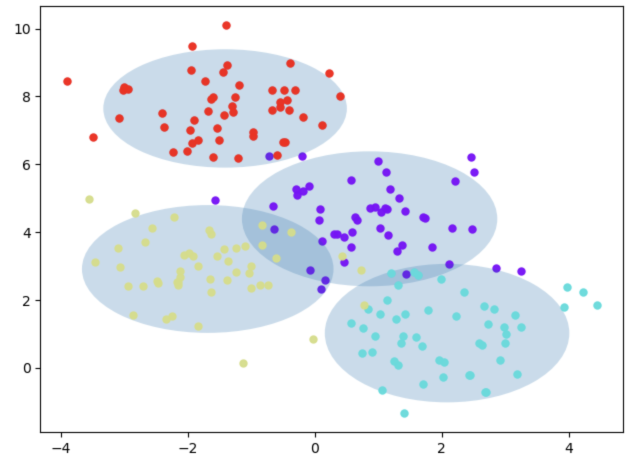
#> input picture lectures/fdd3431/lab3/lab3py/1.png, 1280 x 932 px (shown at 1/2 size)
$ jupyter execute presentation.ipynb
#> lines starting #> are read from the running program, lines starting #| are printed output that depends on the picture
[cell 1]
from IPython.display import display
from PIL import Image

# Assignment 1

[cell 2]
from PIL import Image
import matplotlib.pyplot as plt

[cell 3]
# Open the image
img = Image.open("1.png")
#> img is the input picture: PIL image 1280x932 RGBA; mean R, G, B, A 233.6, 237.5, 243.1, 255
img_resized = img.resize((img.width // 3, img.height // 3))
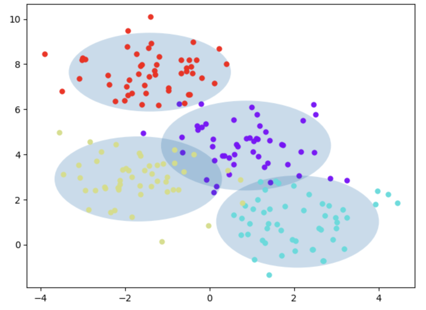
#> img_resized: PIL image 426x310 RGBA; mean R, G, B, A 233.5, 237.4, 243, 255
plt.imshow(img_resized)
#> (this line was passed over: IPython is not available in this run)
plt.axis("off")  # Hide axes
#> (this line was passed over: IPython is not available in this run)
plt.show()

# Assignment 3

when varialble is little, like 3, can assume feature independence. while like 10 variables, it is difficult to assume.

 full covariance matrices

[cell 4]
# Open the image
img = Image.open("iris.png")
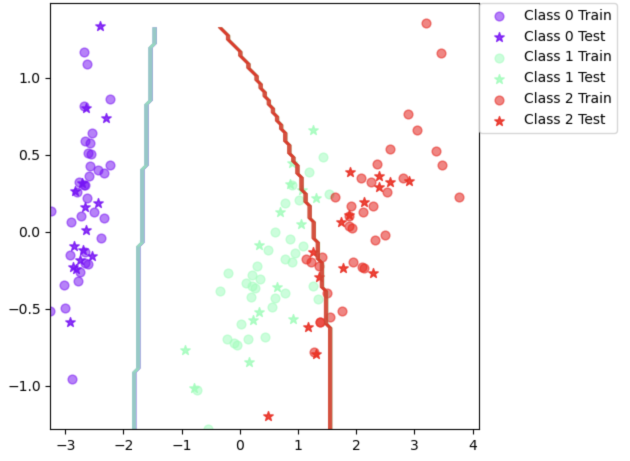
#> input picture lectures/fdd3431/lab3/lab3py/iris.png, 1260 x 922 px (shown at 1/2 size)
#> img is the input picture: PIL image 1260x922 RGBA; mean R, G, B, A 248.6, 246.5, 247.6, 255
img_resized = img.resize((img.width // 2, img.height // 2))
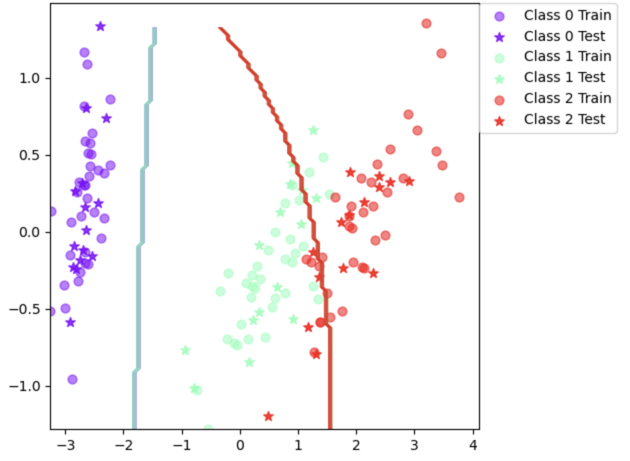
#> img_resized: PIL image 630x461 RGBA; mean R, G, B, A 248.5, 246.5, 247.5, 255
plt.imshow(img_resized)
#> (this line was passed over: IPython is not available in this run)
plt.axis("off")  # Hide axes
#> (this line was passed over: IPython is not available in this run)
plt.show()

[cell 5]
img = Image.open("vowel.png")
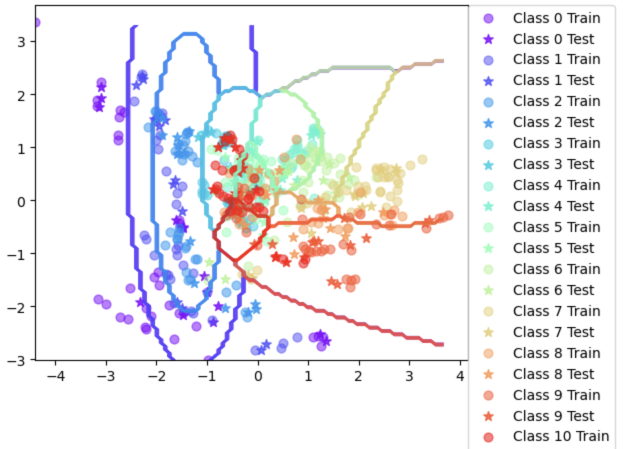
#> input picture lectures/fdd3431/lab3/lab3py/vowel.png, 1246 x 898 px (shown at 1/2 size)
#> img is the input picture: PIL image 1246x898 RGBA; mean R, G, B, A 239.2, 237.8, 240.4, 255
img_resized = img.resize((img.width // 2, img.height //2 ))
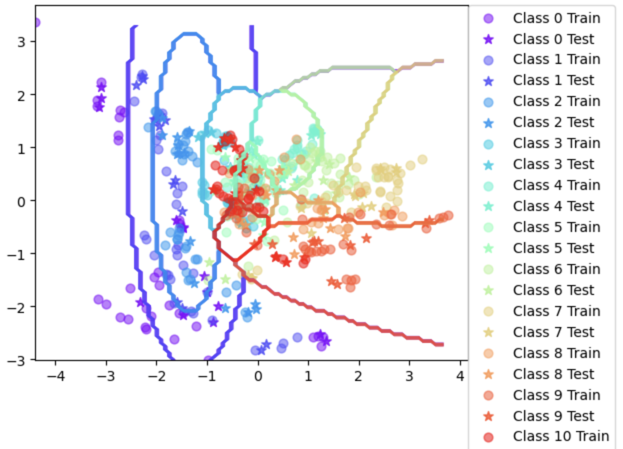
#> img_resized: PIL image 623x449 RGBA; mean R, G, B, A 239.2, 237.7, 240.4, 255
plt.imshow(img_resized)
#> (this line was passed over: IPython is not available in this run)
plt.axis("off")  # Hide axes
#> (this line was passed over: IPython is not available in this run)
plt.show()

# Assignment 5

1: has improvement

2: boundary is more precise

3: Yes, here use boosting is efficient, the accuracy is nearyly 94%.

[cell 6]
img = Image.open("bayes_1.png")
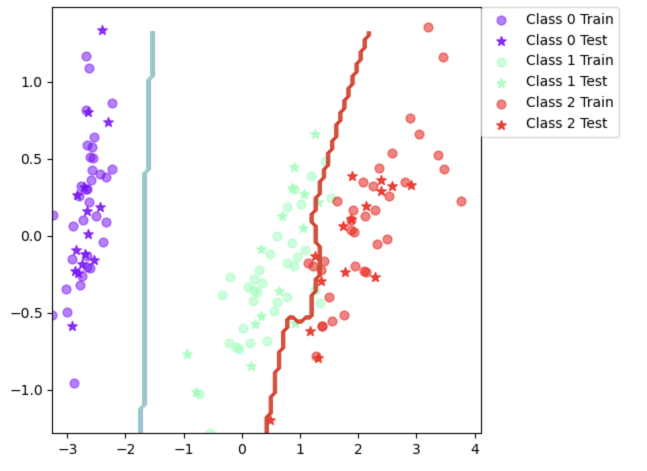
#> input picture lectures/fdd3431/lab3/lab3py/bayes_1.png, 1294 x 942 px (shown at 1/2 size)
#> img is the input picture: PIL image 1294x942 RGBA; mean R, G, B, A 248.9, 246.8, 247.8, 255
img_resized = img.resize((img.width // 2, img.height //2 ))
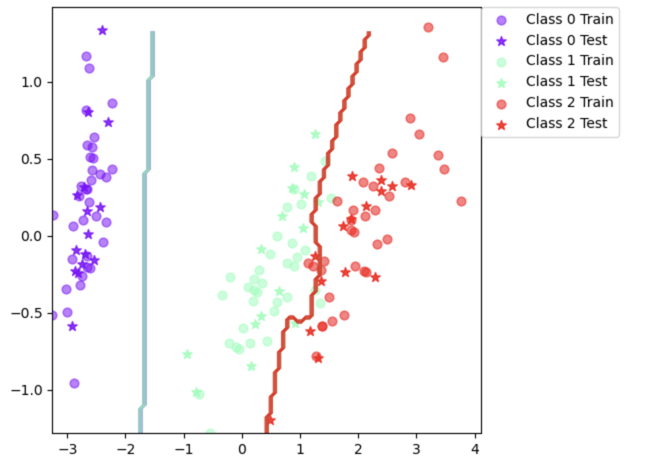
#> img_resized: PIL image 647x471 RGBA; mean R, G, B, A 248.8, 246.8, 247.8, 255
plt.imshow(img_resized)
#> (this line was passed over: IPython is not available in this run)
plt.axis("off")  # Hide axes
plt.show()
